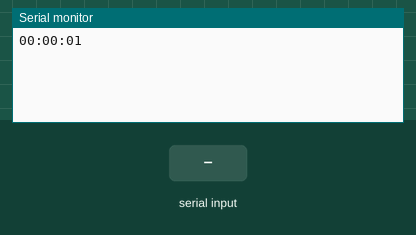
The sketch below on a simulated Arduino Uno, built with avr-gcc and run on an emulated ATmega328P. On the bench: the last lines printed to the serial monitor. The inputs (shaded band) are chosen by the test bench.

Above: at 1.2 s.
1.3 s: "90,45,200\n" received over Serial
At 2.6 s:
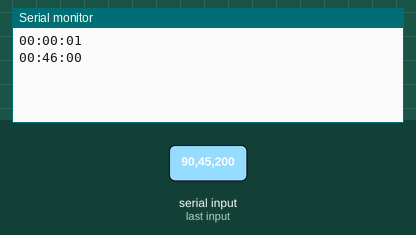
2.8 s: "30,150,10\n" received over Serial
At 3.7 s:
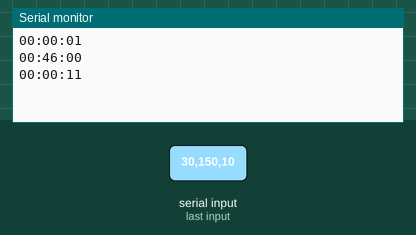
Timing chart, 0 to 5.8 s (numbered marks = the images above; inputs shaded):
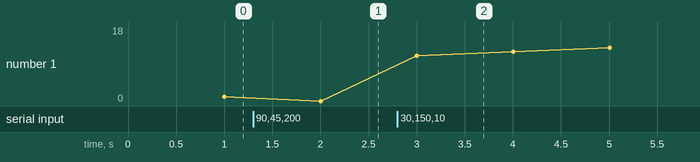

The sketch:

StringTimeSetNoRTC.ino
```cpp
/*
  String Time Set

  This example uses data input from the serial port to set the time.
  The input string from the serial port should look like this:

  09:55:33

  to get the time on a POSIX (MacOS, Linux, et. al) command line, type:
  date "+%H:%M:%S"
  this will give you a string formatted like the compiler __TIME__ string

  created 22 April 2018
  updated 11 Jan 2020
  by Tom Igoe
*/

int hours, minutes, seconds;
int lastCount;

void setup() {
  Serial.begin(9600);  // initialize serial communication
 // wait 3 secs for serial monitor to open:
  if (!Serial) delay(3000);

}

void loop() {
  // to get the time on a POSIX (MacOS, Linux, et. al) command line, type:
  // date "+%H:%M:%S"
  // this will give you a string formatted like so:
  // 11:34:56

  if (Serial.available() > 6) {  // full time string is 7 characters: HH:MM:SS
     hours = Serial.parseInt();    // convert hours to an int
     minutes = Serial.parseInt();  // convert minutes to an int
     seconds = Serial.parseInt();  // convert seconds to an int
  }

  // count the milliseconds, update second when 1000ms have passed:
  if (millis() - lastCount > 1000) {
    seconds++;
    lastCount = millis();

    if (seconds > 59) {  // rollover seconds and update minutes
      seconds = 0;
      minutes++;
    }
    if (minutes > 59) {  // rollover minutes and update hours
      minutes = 0;
      hours++;
    }
    if (hours > 23) {  // rollover hours
      hours = 0;
    }
    // print the time:
    if (hours < 10) Serial.print("0");  // leading zero
    Serial.print(hours);
    Serial.print(":");
    if (minutes < 10) Serial.print("0");  // leading zero
    Serial.print(minutes);
    Serial.print(":");
    if (seconds < 10) Serial.print("0");  // leading zero
    Serial.println(seconds);
  }
}
```

Measured:
- after the input at 1.3 s, the serial monitor: prints a new line after 0.70 s (image 1)
- after the input at 2.8 s, the serial monitor: prints a new line after 0.20 s (image 2)
- plotted number 1: 0 → 18 after the input at 2.8 s
